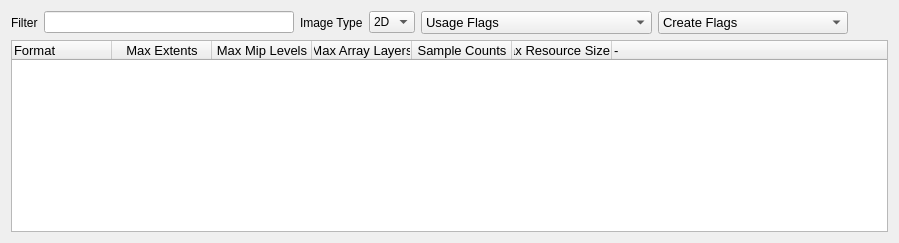
            <widget class="QWidget" name="tab_13">
             <attribute name="title">
              <string>Tiling Optimal</string>
             </attribute>
             <layout class="QVBoxLayout" name="verticalLayout_29">
              <item>
               <layout class="QVBoxLayout" name="verticalLayout_30">
                <item>
                 <layout class="QHBoxLayout" name="horizontalLayout_6">
                  <item>
                   <widget class="QLabel" name="label_10">
                    <property name="text">
                     <string>Filter</string>
                    </property>
                   </widget>
                  </item>
                  <item>
                   <widget class="QLineEdit" name="tilingOptimalFormatFilter">
                    <property name="minimumSize">
                     <size>
                      <width>250</width>
                      <height>0</height>
                     </size>
                    </property>
                    <property name="maximumSize">
                     <size>
                      <width>250</width>
                      <height>16777215</height>
                     </size>
                    </property>
                   </widget>
                  </item>
                  <item>
                   <widget class="QLabel" name="label_17">
                    <property name="text">
                     <string>Image Type</string>
                    </property>
                   </widget>
                  </item>
                  <item>
                   <widget class="QComboBox" name="tilingOptimalImageType">
                    <property name="currentIndex">
                     <number>1</number>
                    </property>
                    <item>
                     <property name="text">
                      <string>1D</string>
                     </property>
                    </item>
                    <item>
                     <property name="text">
                      <string>2D</string>
                     </property>
                    </item>
                    <item>
                     <property name="text">
                      <string>3D</string>
                     </property>
                    </item>
                   </widget>
                  </item>
                  <item>
                   <widget class="QComboBox" name="tilingOptimalImageUsage">
                    <property name="font">
                     <font>
                      <pointsize>10</pointsize>
                     </font>
                    </property>
                    <item>
                     <property name="text">
                      <string>Usage Flags</string>
                     </property>
                    </item>
                    <item>
                     <property name="text">
                      <string>TRANSFER_SRC</string>
                     </property>
                    </item>
                    <item>
                     <property name="text">
                      <string>TRANSFER_DST</string>
                     </property>
                    </item>
                    <item>
                     <property name="text">
                      <string>SAMPLED</string>
                     </property>
                    </item>
                    <item>
                     <property name="text">
                      <string>STORAGE</string>
                     </property>
                    </item>
                    <item>
                     <property name="text">
                      <string>COLOR_ATTACHMENT</string>
                     </property>
                    </item>
                    <item>
                     <property name="text">
                      <string>DEPTH_STENCIL_ATTACHMENT</string>
                     </property>
                    </item>
                    <item>
                     <property name="text">
                      <string>TRANSIENT_ATTACHMENT</string>
                     </property>
                    </item>
                    <item>
                     <property name="text">
                      <string>INPUT_ATTACHMENT</string>
                     </property>
                    </item>
                   </widget>
                  </item>
                  <item>
                   <widget class="QComboBox" name="tilingOptimalImageCreate">
                    <property name="font">
                     <font>
                      <pointsize>10</pointsize>
                     </font>
                    </property>
                    <item>
                     <property name="text">
                      <string>Create Flags</string>
                     </property>
                    </item>
                    <item>
                     <property name="text">
                      <string>SPARSE_BINDING</string>
                     </property>
                    </item>
                    <item>
                     <property name="text">
                      <string>SPARSE_RESIDENCY</string>
                     </property>
                    </item>
                    <item>
                     <property name="text">
                      <string>SPARSE_ALIASED</string>
                     </property>
                    </item>
                    <item>
                     <property name="text">
                      <string>MUTABLE_FORMAT</string>
                     </property>
                    </item>
                    <item>
                     <property name="text">
                      <string>CUBE_COMPATIBLE</string>
                     </property>
                    </item>
                    <item>
                     <property name="text">
                      <string>2D_ARRAY_COMPATIBLE</string>
                     </property>
                    </item>
                   </widget>
                  </item>
                  <item>
                   <spacer name="horizontalSpacer_8">
                    <property name="orientation">
                     <enum>Qt::Horizontal</enum>
                    </property>
                    <property name="sizeHint" stdset="0">
                     <size>
                      <width>40</width>
                      <height>20</height>
                     </size>
                    </property>
                   </spacer>
                  </item>
                 </layout>
                </item>
                <item>
                 <layout class="QVBoxLayout" name="verticalLayout_31">
                  <item>
                   <widget class="QTreeWidget" name="tilingOptimalFormatsWidget">
                    <property name="font">
                     <font>
                      <pointsize>10</pointsize>
                     </font>
                    </property>
                    <property name="alternatingRowColors">
                     <bool>true</bool>
                    </property>
                    <attribute name="headerStretchLastSection">
                     <bool>true</bool>
                    </attribute>
                    <column>
                     <property name="text">
                      <string>Format</string>
                     </property>
                    </column>
                    <column>
                     <property name="text">
                      <string>Max Extents</string>
                     </property>
                     <property name="textAlignment">
                      <set>AlignCenter</set>
                     </property>
                    </column>
                    <column>
                     <property name="text">
                      <string>Max Mip Levels</string>
                     </property>
                     <property name="textAlignment">
                      <set>AlignCenter</set>
                     </property>
                    </column>
                    <column>
                     <property name="text">
                      <string>Max Array Layers</string>
                     </property>
                     <property name="textAlignment">
                      <set>AlignCenter</set>
                     </property>
                    </column>
                    <column>
                     <property name="text">
                      <string>Sample Counts</string>
                     </property>
                     <property name="textAlignment">
                      <set>AlignCenter</set>
                     </property>
                    </column>
                    <column>
                     <property name="text">
                      <string>Max Resource Size</string>
                     </property>
                     <property name="textAlignment">
                      <set>AlignTrailing|AlignVCenter</set>
                     </property>
                    </column>
                    <column>
                     <property name="text">
                      <string>-</string>
                     </property>
                     <property name="textAlignment">
                      <set>AlignLeading|AlignVCenter</set>
                     </property>
                     <property name="background">
                      <color alpha="0">
                       <red>0</red>
                       <green>0</green>
                       <blue>0</blue>
                      </color>
                     </property>
                     <property name="foreground">
                      <brush brushstyle="NoBrush">
                       <color alpha="0">
                        <red>0</red>
                        <green>0</green>
                        <blue>0</blue>
                       </color>
                      </brush>
                     </property>
                    </column>
                   </widget>
                  </item>
                 </layout>
                </item>
               </layout>
              </item>
             </layout>
            </widget>
